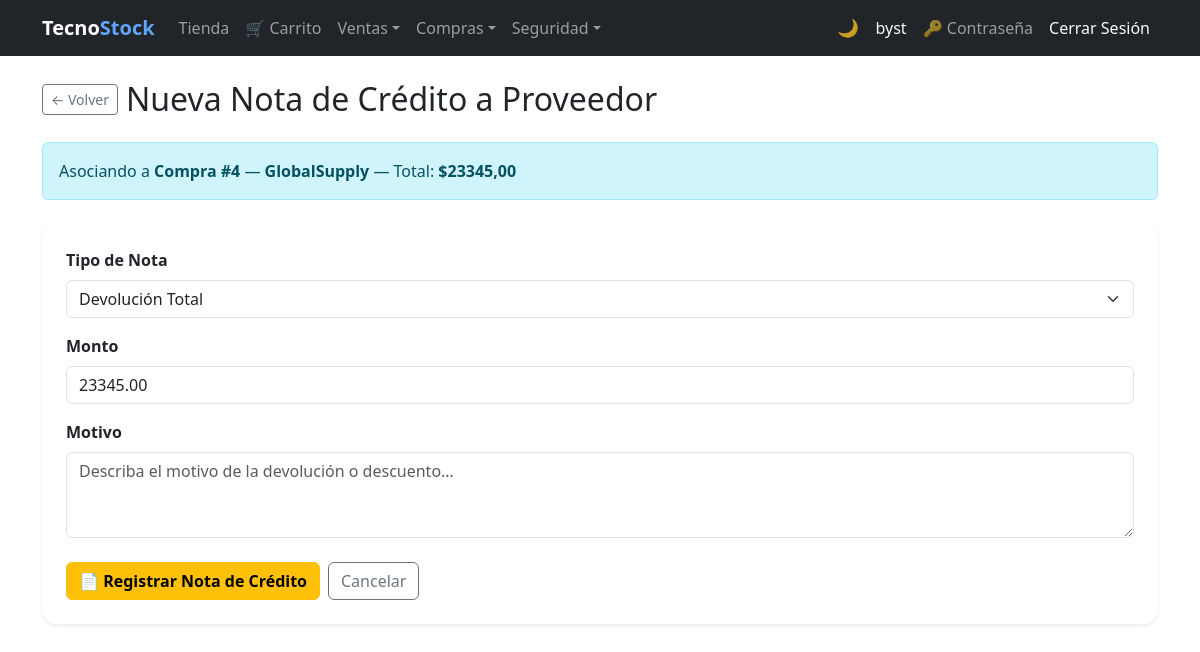
Screenshot of /purchases/4/credit-note/ (signed in) with the database file from the repository.
### purchasing/models.py (models this page shows, shortened)
class Purchase(models.Model):
    BORRADOR   = 0
    CONFIRMADA = 1
    ANULADA    = 2
    ESTADO_CHOICES = [
        (BORRADOR,   'Borrador'),
        (CONFIRMADA, 'Confirmada'),
        (ANULADA,    'Anulada'),
    ]
    PENDIENTE = 'PENDIENTE'
    PAGADA    = 'PAGADA'
    ESTADO_PAGO_CHOICES = [
        (PENDIENTE, 'Pendiente'),
        (PAGADA,    'Pagada'),
    ]
    CONTADO = 'contado'
    CREDITO = 'credito'
    TIPO_PAGO_CHOICES = [
        (CONTADO, 'Contado'),
        (CREDITO, 'Crédito'),
    ]
    supplier        = models.ForeignKey(
                          Supplier, on_delete=models.PROTECT,
                          related_name='purchases', verbose_name='Proveedor')
    document_number = models.CharField(max_length=20, verbose_name='N° Documento')
    purchase_date   = models.DateField(auto_now_add=True, verbose_name='Fecha')
    subtotal        = models.DecimalField(max_digits=12, decimal_places=2, default=0, verbose_name='Subtotal')
    tax             = models.DecimalField(max_digits=12, decimal_places=2, default=0, verbose_name='IVA')
    total           = models.DecimalField(max_digits=12, decimal_places=2, default=0, verbose_name='Total')
    estado          = models.PositiveSmallIntegerField(
                          choices=ESTADO_CHOICES, default=BORRADOR, verbose_name='Estado')
    is_active       = models.BooleanField(default=True, verbose_name='Activo')
    saldo           = models.DecimalField(
                          max_digits=12, decimal_places=2, default=0,
                          verbose_name='Saldo pendiente de pago')
    estado_pago     = models.CharField(
                          max_length=10, choices=ESTADO_PAGO_CHOICES,
                          default=PENDIENTE, verbose_name='Estado de pago')
    tipo_pago       = models.CharField(
                          max_length=10, choices=TIPO_PAGO_CHOICES,
                          default=CREDITO, verbose_name='Tipo de pago')
    class Meta:
        verbose_name        = 'Compra'
        verbose_name_plural = 'Compras'
        ordering = ['-purchase_date', '-id']
        constraints = [
            models.UniqueConstraint(
                fields=['document_number', 'supplier'],
                name='unique_purchase_per_supplier'
            )
        ]
        permissions = [
            ('export_purchase_pdf', 'Can export Purchase PDF'),
            ('export_purchase_excel', 'Can export Purchase Excel'),
        ]
    @property
    def can_credit_note(self):return self.estado == self.CONFIRMADA

### billing/models.py (models this page shows, shortened)
class Supplier(models.Model):
    name = models.CharField(max_length=200, verbose_name='Company Name')
    contact_name = models.CharField(max_length=200, blank=True, null=True, validators=[validate_only_letters])
    email = models.EmailField(blank=True, null=True)
    phone = models.CharField(max_length=20, blank=True, null=True, validators=[validate_phone_ec])
    address = models.TextField(blank=True, null=True)
    photo = models.ImageField(upload_to='suppliers/', blank=True, null=True, verbose_name='Logo')
    is_active = models.BooleanField(default=True)
    created_at = models.DateTimeField(auto_now_add=True)
    updated_at = models.DateTimeField(auto_now=True)
    class Meta:
        verbose_name = 'Supplier'
        verbose_name_plural = 'Suppliers'
        ordering = ['name']
        permissions = [
            ('export_supplier_pdf', 'Can export Supplier PDF'),
            ('export_supplier_excel', 'Can export Supplier Excel'),
        ]

### purchasing/views.py (the view)
# urls.py: path('<int:pk>/credit-note/', views.supplier_credit_note_create, name='supplier_credit_note_create'),
@roles_required(*_PURCHASING_ROLES)
def supplier_credit_note_create(request, pk):
    purchase = get_object_or_404(Purchase, pk=pk)
    if not purchase.can_credit_note:
        messages.error(request, 'Solo se pueden emitir notas de crédito sobre compras confirmadas.')
        return redirect('purchasing:purchase_detail', pk=pk)
    if request.method == 'POST':
        form = SupplierCreditNoteForm(request.POST, purchase=purchase)
        if form.is_valid():
            note          = form.save(commit=False)
            note.purchase = purchase
            note.save()
            messages.success(request,
                f'Nota de crédito NC-P{note.id} registrada sobre Compra #{purchase.id}.')
            return redirect('purchasing:purchase_detail', pk=purchase.pk)
    else:
        form = SupplierCreditNoteForm(purchase=purchase, initial={
            'amount': purchase.total,
            'tipo':   SupplierCreditNote.TIPO_TOTAL,
        })
    return render(request, 'purchasing/supplier_credit_note_form.html', {
        'form': form, 'purchase': purchase,
    })

### purchasing/forms.py (shortened to what this page needs)
class SupplierCreditNoteForm(forms.ModelForm):
    class Meta:
        model  = SupplierCreditNote
        fields = ['tipo', 'amount', 'reason']
        labels = {
            'tipo':   'Tipo de Nota',
            'amount': 'Monto',
            'reason': 'Motivo',
        }
        widgets = {
            'tipo':   forms.Select(attrs={'class': 'form-select'}),
            'amount': forms.NumberInput(attrs={
                          'class': 'form-control', 'step': '0.01', 'min': '0.01'}),
            'reason': forms.Textarea(attrs={
                          'class': 'form-control', 'rows': 3,
                          'placeholder': 'Describa el motivo de la devolución o descuento…'}),
        }
        error_messages = {
            'reason': {'min_length': 'El motivo debe tener al menos 5 caracteres.'},
        }
    def __init__(self, *args, purchase=None, **kwargs):
        self.purchase = purchase
        super().__init__(*args, **kwargs)

### security/templatetags/security_tags.py (called while the page is built)
@register.filter(name='has_group')
def has_group(user, group_name):
    if not user.is_authenticated:
        return False
    if user.is_superuser:  # el superusuario ve todo
        return True
    return user.groups.filter(name=group_name).exists()

### purchasing/templates/purchasing/supplier_credit_note_form.html (shortened to what this page needs)
{% extends 'billing/base.html' %}
{% block content %}
<div class="d-flex align-items-center gap-2 mb-4">
  <a href="{% url 'purchasing:purchase_detail' purchase.pk %}"
     class="btn btn-outline-secondary btn-sm">&#8592; Volver</a>
  <h2 class="mb-0">Nueva Nota de Crédito a Proveedor</h2>
</div>
<div class="alert alert-info mb-4">
  Asociando a <strong>Compra #{{ purchase.id }}</strong>
  — <strong>{{ purchase.supplier.name }}</strong>
  — Total: <strong>${{ purchase.total }}</strong>
</div>
<div class="card border-0 shadow-sm rounded-4">
  <div class="card-body p-4">
    <form method="post" novalidate>
      <div class="mb-3">
        <label class="form-label fw-semibold">{{ form.tipo.label }}</label>
        {{ form.tipo }}
      </div>
      <div class="mb-3">
        <label class="form-label fw-semibold">{{ form.amount.label }}</label>
        {{ form.amount }}
      </div>
      <div class="mb-4">
        <label class="form-label fw-semibold">{{ form.reason.label }}</label>
        {{ form.reason }}
      </div>
      <div class="d-flex gap-2">
        <button type="submit" class="btn btn-warning fw-semibold">
          &#128196; Registrar Nota de Crédito
        </button>
        <a href="{% url 'purchasing:purchase_detail' purchase.pk %}"
           class="btn btn-outline-secondary">Cancelar</a>
      </div>
    </form>
  </div>
</div>
{% endblock %}

### billing/templates/billing/base.html (shortened to what this page needs)
{% load security_tags %}
<!DOCTYPE html>
<html lang="es">
<head>
  <link href="https://cdn.jsdelivr.net/npm/bootstrap@5.3.0/dist/css/bootstrap.min.css" rel="stylesheet">
</head>
<body>
<nav class="navbar navbar-expand-lg navbar-dark bg-dark">
  <div class="container">
    <a class="navbar-brand fw-bold" href="{% url 'billing:home' %}">Tecno<span class="nav-brand-accent">Stock</span></a>
    <div class="collapse navbar-collapse" id="nav">
      <ul class="navbar-nav me-auto">
        {% if user.is_authenticated %}
        {% if user|has_group:'Cliente' %}
        <li class="nav-item"><a class="nav-link" href="{% url 'store:catalog' %}">Tienda</a></li>
        <li class="nav-item"><a class="nav-link" href="{% url 'store:cart' %}">&#128722; Carrito</a></li>
        {% endif %}
        <li class="nav-item dropdown">
          <a class="nav-link dropdown-toggle" href="#" role="button" data-bs-toggle="dropdown" aria-expanded="false">Ventas</a>
        </li>
        {% if user|has_group:'Analista de Compras' or user|has_group:'Administrador' or not user|has_any_group %}
        <li class="nav-item dropdown">
          <a class="nav-link dropdown-toggle" href="#" role="button" data-bs-toggle="dropdown" aria-expanded="false">Compras</a>
        </li>
        {% endif %}
        {% if user|has_group:'Administrador' %}
        <li class="nav-item dropdown">
          <a class="nav-link dropdown-toggle" href="#" role="button" data-bs-toggle="dropdown" aria-expanded="false">Seguridad</a>
        </li>
        {% endif %}
        {% endif %}
      </ul>
      <ul class="navbar-nav align-items-center">
        <li class="nav-item"><button type="button" class="theme-toggle-btn" id="theme-toggle" onclick="toggleTheme()" title="Cambiar tema claro / oscuro"><span id="theme-icon">&#127769;</span></button></li>
        <li class="nav-item">{% if user.is_authenticated %}<a class="nav-link text-light" href="{% url 'billing:dashboard' %}">{{ user.username }}</a>{% endif %}</li>
        <li class="nav-item">{% if user.is_authenticated %}<a class="nav-link" href="{% url 'password_change' %}" title="Cambiar contraseña">&#128273; Contraseña</a>{% endif %}</li>
        <li class="nav-item">{% if user.is_authenticated %}<form method="post" action="{% url 'logout' %}" class="d-inline">{% csrf_token %}<button type="submit" class="nav-link btn btn-link text-light btn-nav-link">Cerrar Sesión</button></form>{% else %}<a class="nav-link" href="{% url 'login' %}">Iniciar Sesión</a>{% endif %}</li>
      </ul>
    </div>
  </div>
</nav>
<div class="container mt-4">
  {% block content %}{% endblock %}
</div>
</body>
</html>

### billing/templates/billing/base.html (style rules this page uses)
.btn-nav-link { text-decoration: none; }
.nav-brand-accent { color: #60a5fa; }
.theme-toggle-btn { background: none; border: none; cursor: pointer; font-size: 1.1rem; line-height: 1; padding: .375rem .5rem; border-radius: .375rem; transition: background .2s; color: rgba(255,255,255,.75); }

### rows the page displays
Purchase: id "4", supplier.name "GlobalSupply", total "23345,00"

### other values shown
{{ user.username }} "byst"
